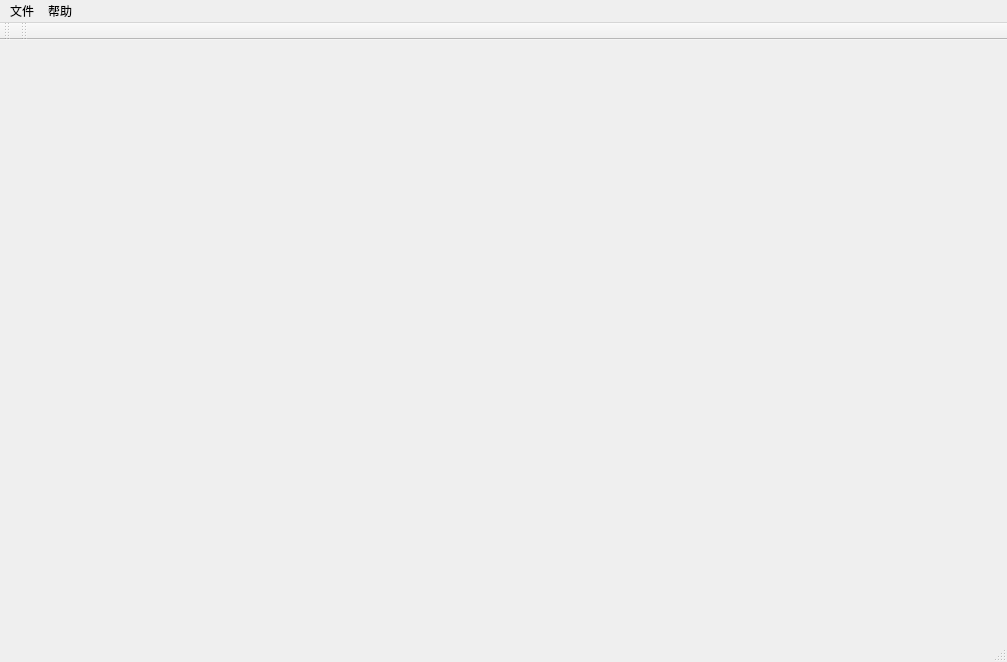
<?xml version="1.0" encoding="UTF-8"?>
<ui version="4.0">
 <class>MainWindow</class>
 <widget class="QMainWindow" name="MainWindow">
  <property name="geometry">
   <rect>
    <x>0</x>
    <y>0</y>
    <width>1007</width>
    <height>662</height>
   </rect>
  </property>
  <property name="windowTitle">
   <string>地球物理重磁正演软件系统</string>
  </property>
  <property name="windowIcon">
   <iconset resource="GMSys.qrc">
    <normaloff>:/icons/appLogo</normaloff>:/icons/appLogo</iconset>
  </property>
  <widget class="QWidget" name="centralWidget"/>
  <widget class="QMenuBar" name="menuBar">
   <property name="geometry">
    <rect>
     <x>0</x>
     <y>0</y>
     <width>1007</width>
     <height>26</height>
    </rect>
   </property>
   <widget class="QMenu" name="menuFile">
    <property name="title">
     <string>文件</string>
    </property>
    <addaction name="actionExit"/>
   </widget>
   <widget class="QMenu" name="menuHelp">
    <property name="title">
     <string>帮助</string>
    </property>
    <addaction name="actionHelp"/>
    <addaction name="actionAbout"/>
   </widget>
   <addaction name="menuFile"/>
   <addaction name="menuHelp"/>
  </widget>
  <widget class="QToolBar" name="mainToolBar">
   <attribute name="toolBarArea">
    <enum>TopToolBarArea</enum>
   </attribute>
   <attribute name="toolBarBreak">
    <bool>false</bool>
   </attribute>
  </widget>
  <widget class="QStatusBar" name="statusBar"/>
  <widget class="QToolBar" name="toolBar">
   <property name="windowTitle">
    <string>toolBar</string>
   </property>
   <attribute name="toolBarArea">
    <enum>TopToolBarArea</enum>
   </attribute>
   <attribute name="toolBarBreak">
    <bool>false</bool>
   </attribute>
  </widget>
  <action name="actionExit">
   <property name="text">
    <string>退出</string>
   </property>
  </action>
  <action name="actionAbout">
   <property name="text">
    <string>关于</string>
   </property>
  </action>
  <action name="actionHelp">
   <property name="text">
    <string>帮助</string>
   </property>
  </action>
 </widget>
 <layoutdefault spacing="6" margin="11"/>
 <resources>
  <include location="GMSys.qrc"/>
 </resources>
 <connections>
  <connection>
   <sender>actionExit</sender>
   <signal>triggered()</signal>
   <receiver>MainWindow</receiver>
   <slot>close()</slot>
   <hints>
    <hint type="sourcelabel">
     <x>-1</x>
     <y>-1</y>
    </hint>
    <hint type="destinationlabel">
     <x>414</x>
     <y>271</y>
    </hint>
   </hints>
  </connection>
 </connections>
</ui>
